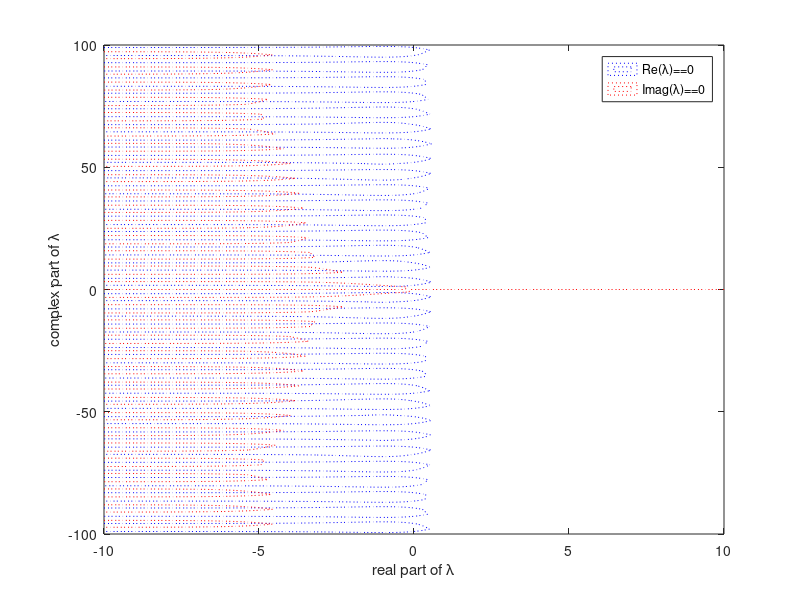

Write the MATLAB code that produced this figure.
function solvecomplex(fn,rangereal,rangecomplex,npoints)
if nargin<2
    rangereal=[-10,10];
end

if nargin<3
    rangecomplex=[-100,100];
end

if nargin<4
    npoints=100;
end

if nargin==0
    fn=@(x)(x+exp(-x*1));
end

[reX,imX] = meshgrid(linspace(rangereal(1),rangereal(2),npoints), linspace(rangecomplex(1),rangecomplex(2),npoints));
x=reX+1i*imX;
y=fn(x);
figure;
contour(reX, imX, real(y), [0, 0],'b:');
hold on
contour(reX, imX, imag(y), [0, 0],'r:');
xlabel('real part of \lambda')
ylabel('complex part of \lambda')
legend('Re(\lambda)==0','Imag(\lambda)==0')

